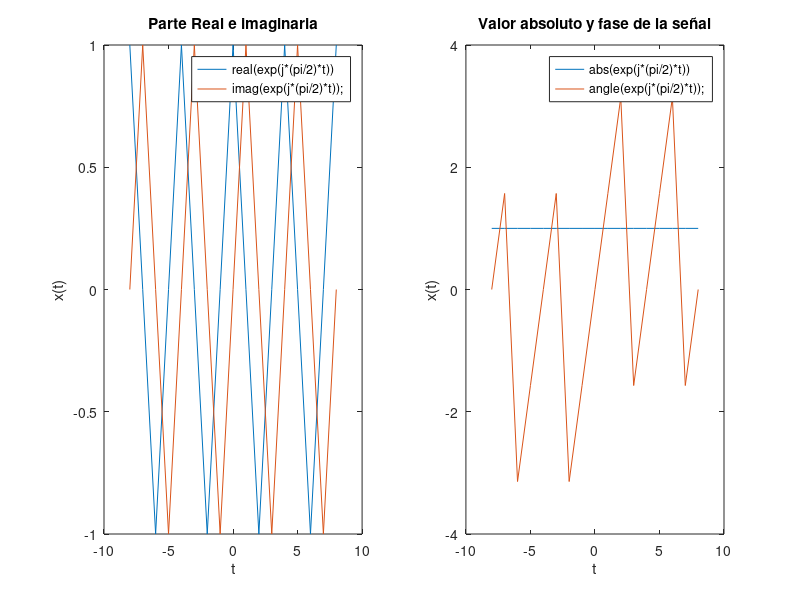

This figure's MATLAB source:
t = -8:1:8;
x_real = real(exp(j*(pi/2)*t));
x_imag = imag(exp(j*(pi/2)*t));
x_abs = abs(exp(j*(pi/2)*t));
x_angle = angle(exp(j*(pi/2)*t));

subplot(1,2,1);
% Grafica 1
plot(t, x_real);
hold on;
plot(t, x_imag);
hold off;
xlabel('t');
ylabel('x(t)');
title('Parte Real e imaginaria');
legend('real(exp(j*(pi/2)*t))', 'imag(exp(j*(pi/2)*t));')

% Grafica 2
subplot(1,2,2);
plot(t, x_abs);
hold on;
plot(t, x_angle);
hold off;
xlabel('t');
ylabel('x(t)');
title('Valor absoluto y fase de la señal');
legend('abs(exp(j*(pi/2)*t))', 'angle(exp(j*(pi/2)*t));')